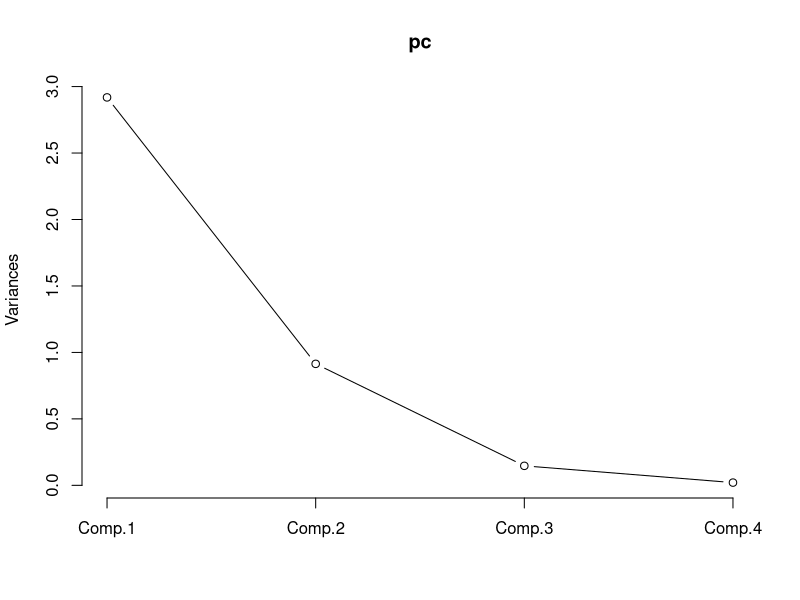
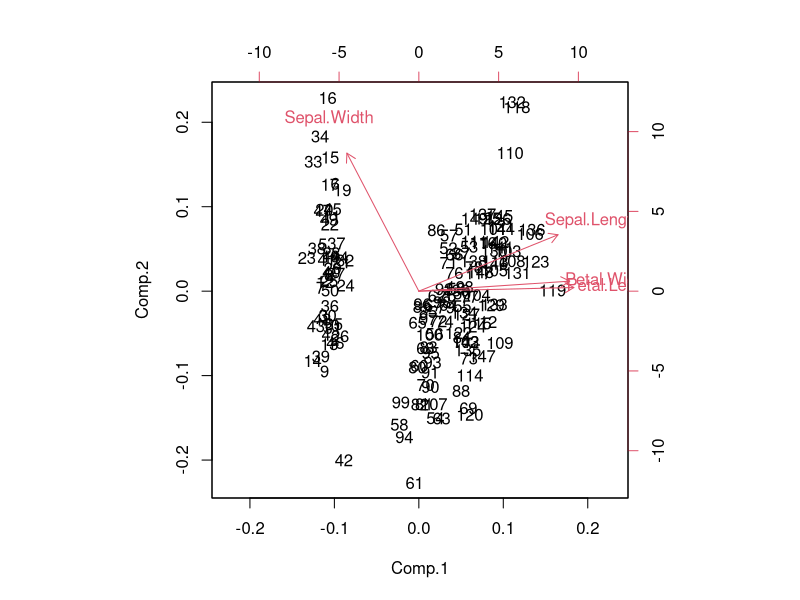

These charts were generated, in order, by the following R code:
## principle component analysis
## http://planspace.org/2013/02/03/pca-3d-visualization-and-clustering-in-r/
## Aaron Schumacher

data(iris)

# this is a little tweak so that things line up nicely later on
iris$Species <- factor(iris$Species,
                       levels = c("versicolor", "virginica", "setosa"))
head(iris)

# take a look at how correlated the four variables are
round(cor(iris[,1:4]), 2)

## principle component analysis
pc <- princomp(iris[,1:4], cor=TRUE, scores=TRUE)

loadings(pc)
summary(pc)

plot(pc, type="lines")
biplot(pc)

set.seed(42)
cl <- kmeans(iris[,1:4],3)
iris$cluster <- as.factor(cl$cluster)

with(iris, table(cluster, Species))
